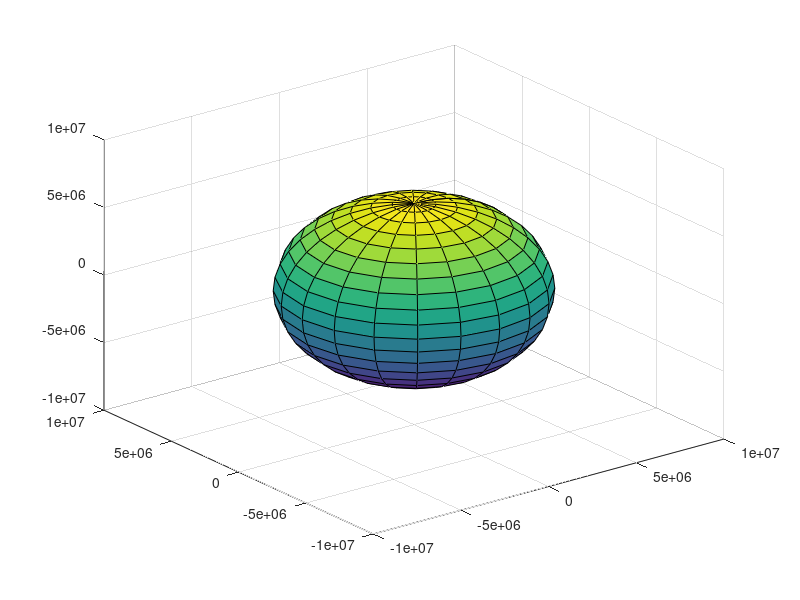

This chart was generated by the following MATLAB code: (Note: this script raises an error after producing the figure.)
[X,Y,Z] = sphere;
r = 6371000;
X2 = X * r;
Y2 = Y * r;
Z2 = Z * r;
surf(X2+5,Y2-5,Z2)
hold on
plot3(Earth_coord_x_arr,Earth_coord_y_arr,Earth_coord_z_arr,'*')
